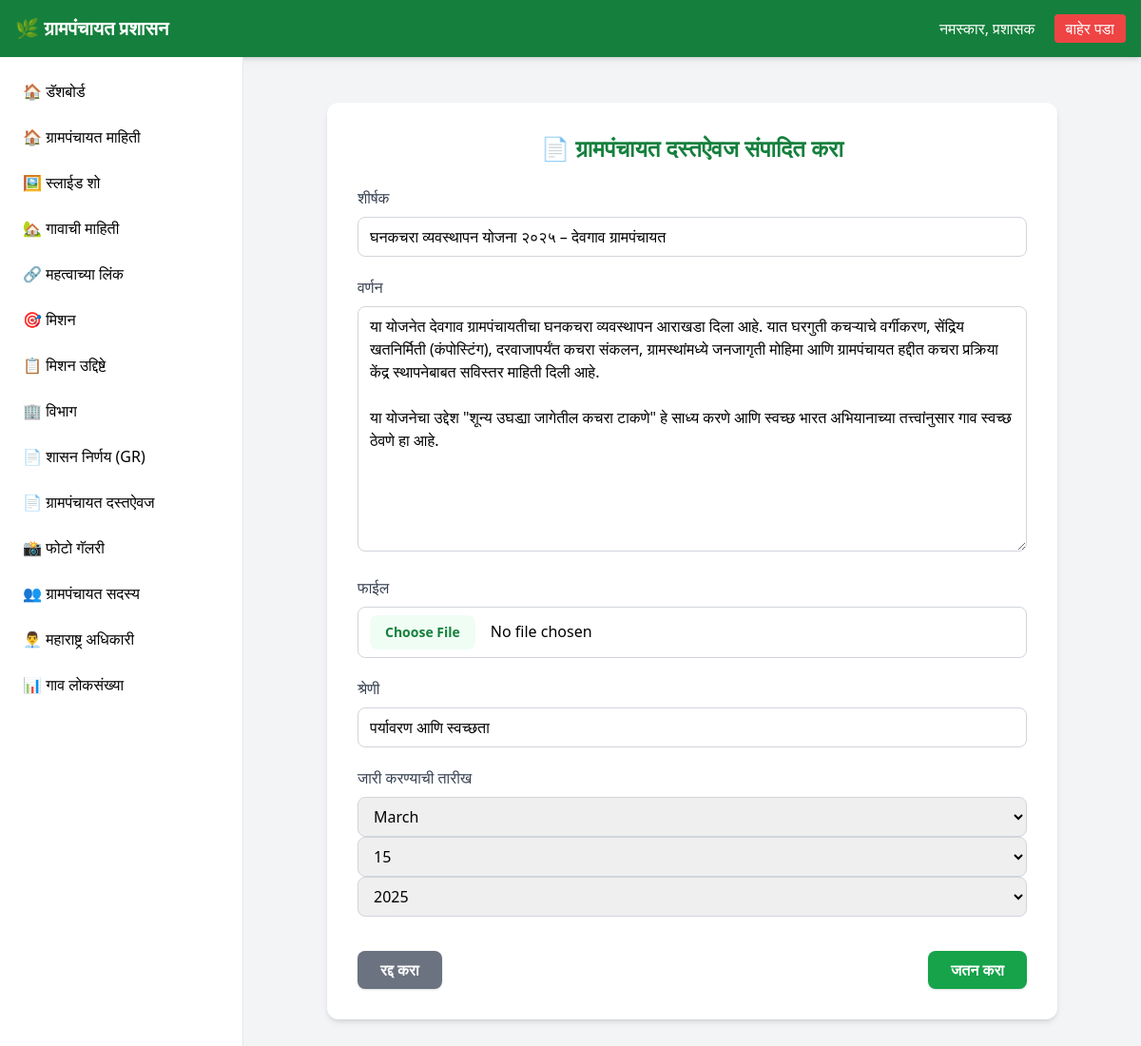
The page /dashboard/gp-documents/update/1/ (signed in) on the database its author committed.
### api/models.py (models this page shows, shortened)
class GramPanchayatDocuments(models.Model):
    title = models.CharField(max_length=250)
    description = models.TextField(blank=True, null=True)
    file = models.FileField(upload_to="gp_documents/")
    category = models.CharField(max_length=100, blank=True, null=True)
    date_issued = models.DateField()
    upload_date = models.DateTimeField(auto_now_add=True)

### api/views.py (the view)
# urls.py: path('dashboard/gp-documents/update/<int:pk>/', views.gp_documents_update, name='gp-documents-update'),
@login_required(login_url='/admin/login/')
def gp_documents_update(request, pk):
    gp_document = get_object_or_404(GramPanchayatDocuments, pk=pk)
    if request.method == 'POST':
        form = GramPanchayatDocumentsForm(request.POST, request.FILES, instance=gp_document)
        if form.is_valid():
            form.save()
            messages.success(request, 'ग्रामपंचायत दस्तऐवज यशस्वीरित्या अपडेट केला गेला!')
            return redirect('gp-documents-list')
    else:
        form = GramPanchayatDocumentsForm(instance=gp_document)
    return render(request, 'dashboard/gp_documents_form.html', {'form': form, 'title': 'ग्रामपंचायत दस्तऐवज संपादित करा'})

### api/templates/dashboard/gp_documents_form.html (shortened to what this page needs)
{% extends 'dashboard/dashboard.html' %}
{% block content %}
<div class="max-w-3xl mx-auto bg-white p-8 mt-6 rounded-xl shadow-md">
    <h2 class="text-2xl font-bold text-green-700 mb-6 text-center">
        📄 {{ title }}
    </h2>
    <form method="POST" enctype="multipart/form-data" class="space-y-5">
        <div>
            <label for="{{ form.title.id_for_label }}" class="block mb-2 font-medium text-gray-700">शीर्षक</label>
            {{ form.title }}
        </div>
        <div>
            <label for="{{ form.description.id_for_label }}" class="block mb-2 font-medium text-gray-700">वर्णन</label>
            {{ form.description }}
        </div>
        <div>
            <label for="{{ form.file.id_for_label }}" class="block mb-2 font-medium text-gray-700">फाईल</label>
            {{ form.file }}
        </div>
        <div>
            <label for="{{ form.category.id_for_label }}" class="block mb-2 font-medium text-gray-700">श्रेणी</label>
            {{ form.category }}
        </div>
        <div>
            <label for="{{ form.date_issued.id_for_label }}" class="block mb-2 font-medium text-gray-700">जारी करण्याची तारीख</label>
            {{ form.date_issued }}
        </div>
        <div class="flex justify-between pt-4">
            <a href="{% url 'gp-documents-list' %}" class="bg-gray-500 hover:bg-gray-600 text-white font-semibold px-6 py-2 rounded-lg shadow">
                रद्द करा
            </a>
            <button type="submit" class="bg-green-600 hover:bg-green-700 text-white font-semibold px-6 py-2 rounded-lg shadow">
                जतन करा
            </button>
        </div>
    </form>
</div>
{% endblock %}

### rows shown on the page
GramPanchayatDocuments: title "घनकचरा व्यवस्थापन योजना २०२५ – देवगाव ग्रामपंचायत", description "या योजनेत देवगाव ग्रामपंचायतीचा घनकचरा व्यवस्थापन आराखडा दिला आहे. यात घरगुती कचऱ्याचे वर्गीकरण, सेंद्रिय खतनिर्मिती (कंपोस्टिंग), दरवाजापर्यंत कचरा संकलन, ग्रामस्थांमध्ये जनजागृती मोहिमा आणि ग्रामपंचायत हद्दीत कचरा प्रक्रिया केंद्र स्थापनेबाबत सविस्तर माहिती दिली आहे. या योजनेचा उद्देश \"शून्य उघड्या जागेतील कचरा टाकणे\" हे साध्य करणे आणि स्वच्छ भारत अभियानाच्या तत्त्वांनुसार गाव स्वच्छ ठेवणे हा आहे.", category "पर्यावरण आणि स्वच्छता"

### other values the page prints
{{ title }} "ग्रामपंचायत दस्तऐवज संपादित करा"
